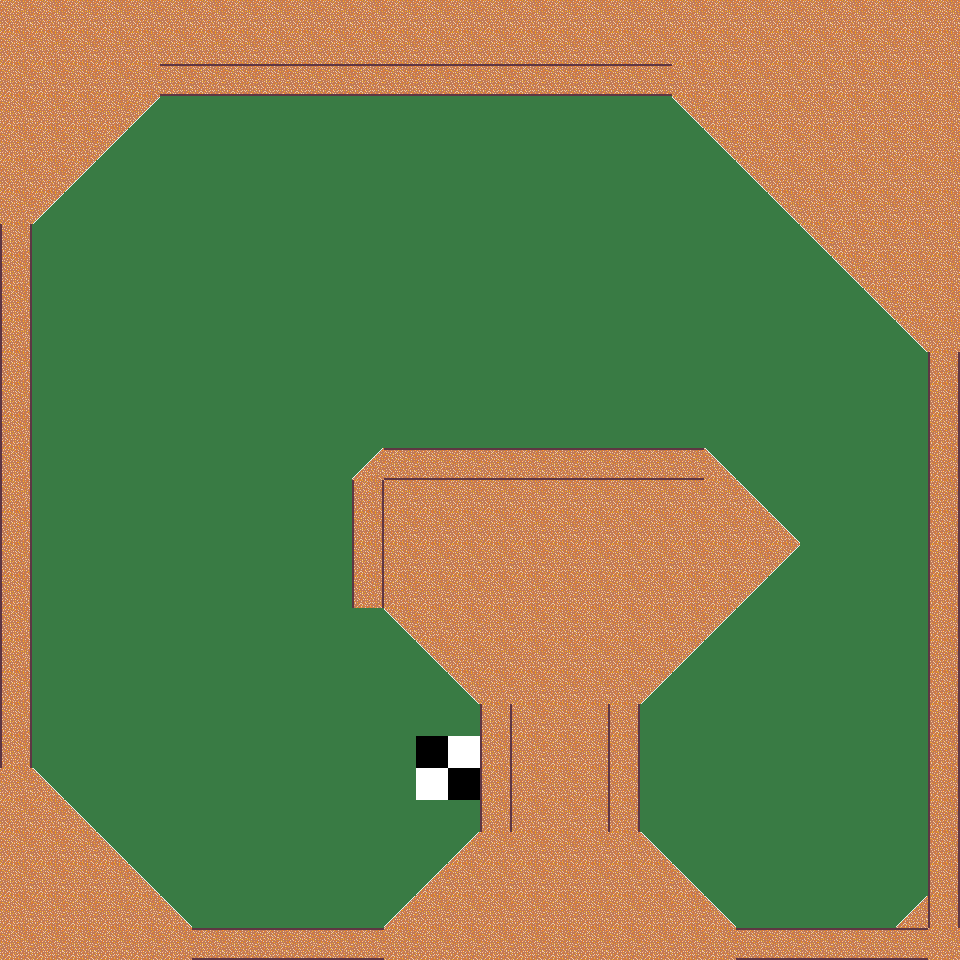

Rendered tile map (Tiled .tmx) drawn with the repository's tilesets; below, a short description and the map source with its tile grids summarised:
An orthogonal 30x30 tile map with 32x32 px tiles, 3 tile layers (ground, walls, decoration) and 8 objects (exterior, tee, hole).

<map version="1.0" tiledversion="1.1.4" orientation="orthogonal" renderorder="right-down" width="30" height="30" tilewidth="32" tileheight="32" infinite="0" nextobjectid="18">
 <tileset firstgid="1" source="tileset.tsx" />
 <layer name="ground" width="30" height="30">
  <data>[900 cells, 900 non-empty, 1 distinct tile ids]</data>
 </layer>
 <layer name="walls" width="30" height="30">
  <data>[900 cells, 374 non-empty, 7 distinct tile ids]</data>
 </layer>
 <layer name="decoration" width="30" height="30">
  <data>[900 cells, 4 non-empty, 4 distinct tile ids]</data>
 </layer>
 <objectgroup name="collision">
  <object id="3" type="exterior" x="160" y="96">
   <polyline points="0,0 512,0 768,256 768,800 736,832 576,832 480,736 480,608 640,448 544,352 224,352 192,384 192,512 224,512 320,608 320,736 224,832 32,832 -128,672 -128,128 0,0" />
  </object>
  <object id="4" x="160" y="224" width="32" height="32">
   <ellipse />
  </object>
  <object id="5" x="96" y="288" width="32" height="32">
   <ellipse />
  </object>
  <object id="6" x="224" y="160" width="32" height="32">
   <ellipse />
  </object>
  <object id="7" x="288" y="384" width="32" height="32">
   <ellipse />
  </object>
  <object id="15" x="144" y="736">
   <polyline points="0,0 32,-56 64,-16 64,48 0,0" />
  </object>
 </objectgroup>
 <objectgroup name="objects">
  <object id="1" name="tee" type="tee" gid="183" x="714" y="864" width="32" height="32">
   <properties>
    <property name="facing" type="int" value="-45" />
   </properties>
  </object>
  <object id="17" name="hole" type="hole" gid="169" x="432" y="784" width="32" height="32" />
 </objectgroup>
</map>
